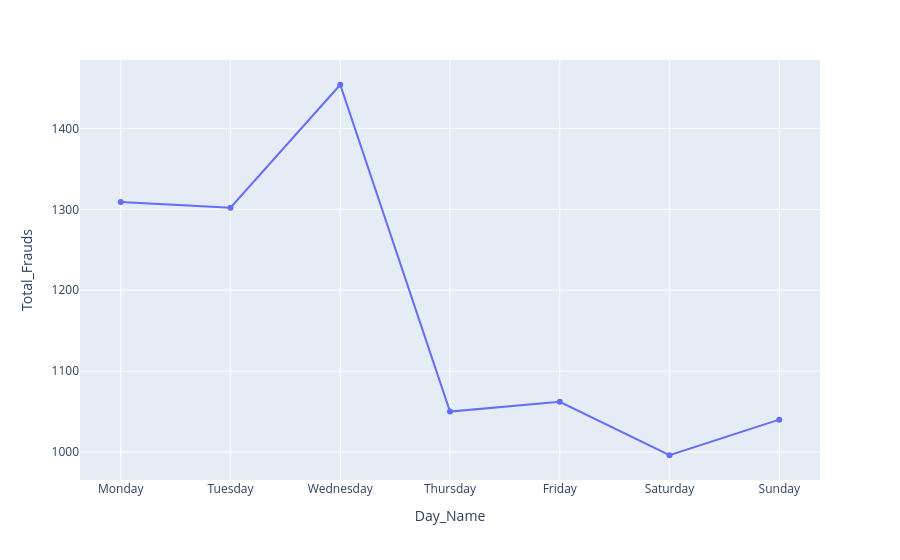

The notebook cell saved with this chart:
### Code cell
px.line(Weekday_frauds, x = "Day_Name", y = "Total_Frauds", markers=True)

### Figure 1 — Plotly figure (JSON) as saved in the notebook; plotly's stock layout.template omitted (floating-point values rounded to 4 significant figures)
{"data": [{"hovertemplate": "Day_Name=%{x}<br>Total_Frauds=%{y}<extra></extra>", "legendgroup": "", "line": {"color": "#636efa", "dash": "solid"}, "marker": {"symbol": "circle"}, "mode": "lines+markers", "name": "", "orientation": "v", "showlegend": false, "type": "scatter", "x": ["Monday", "Tuesday", "Wednesday", "Thursday", "Friday", "Saturday", "Sunday"], "xaxis": "x", "y": [1309, 1302, 1454, 1050, 1062, 996, 1040], "yaxis": "y"}], "layout": {"legend": {"tracegroupgap": 0}, "margin": {"t": 60}, "xaxis": {"anchor": "y", "domain": [0, 1], "title": {"text": "Day_Name"}}, "yaxis": {"anchor": "x", "domain": [0, 1], "title": {"text": "Total_Frauds"}}}}
